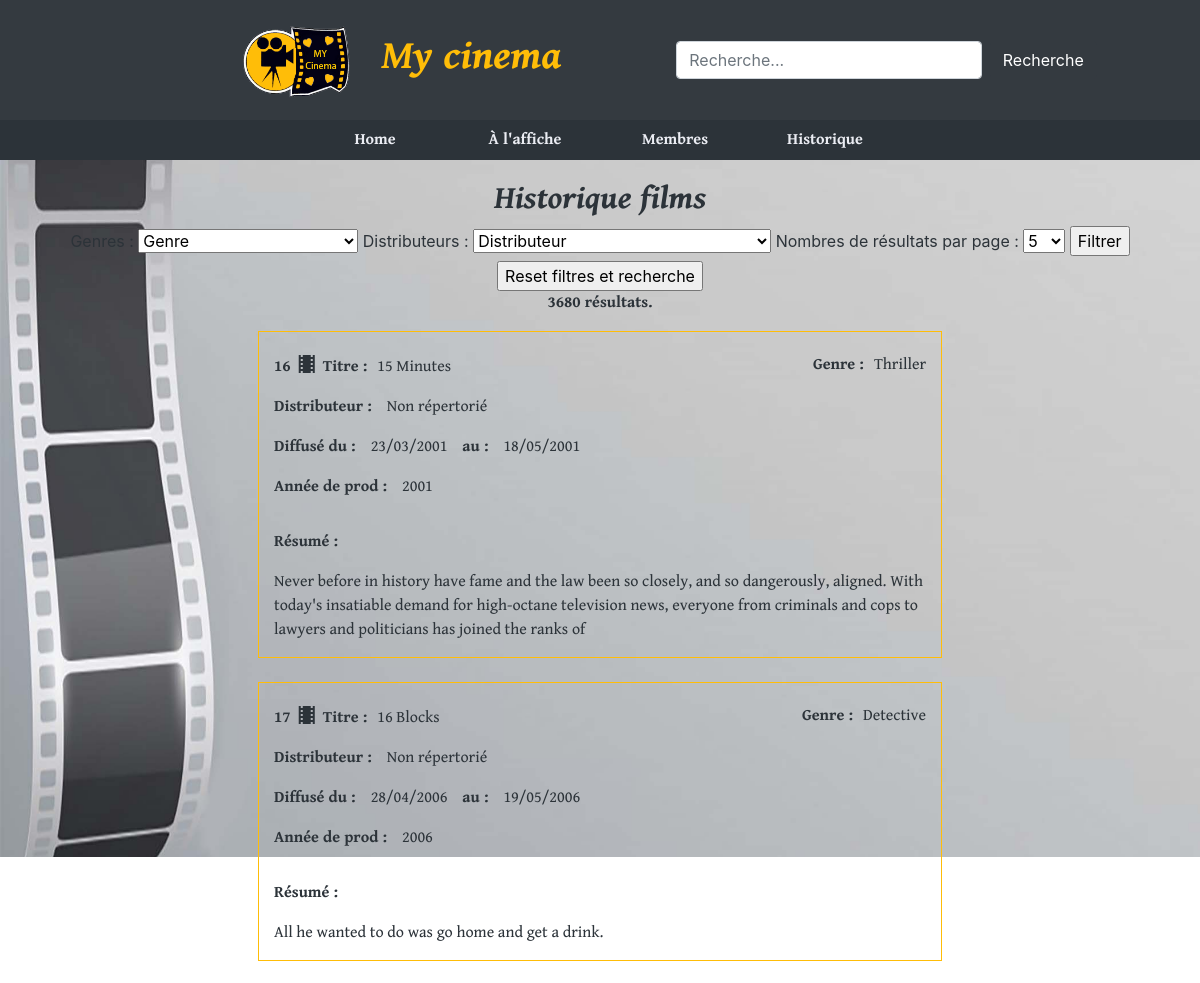
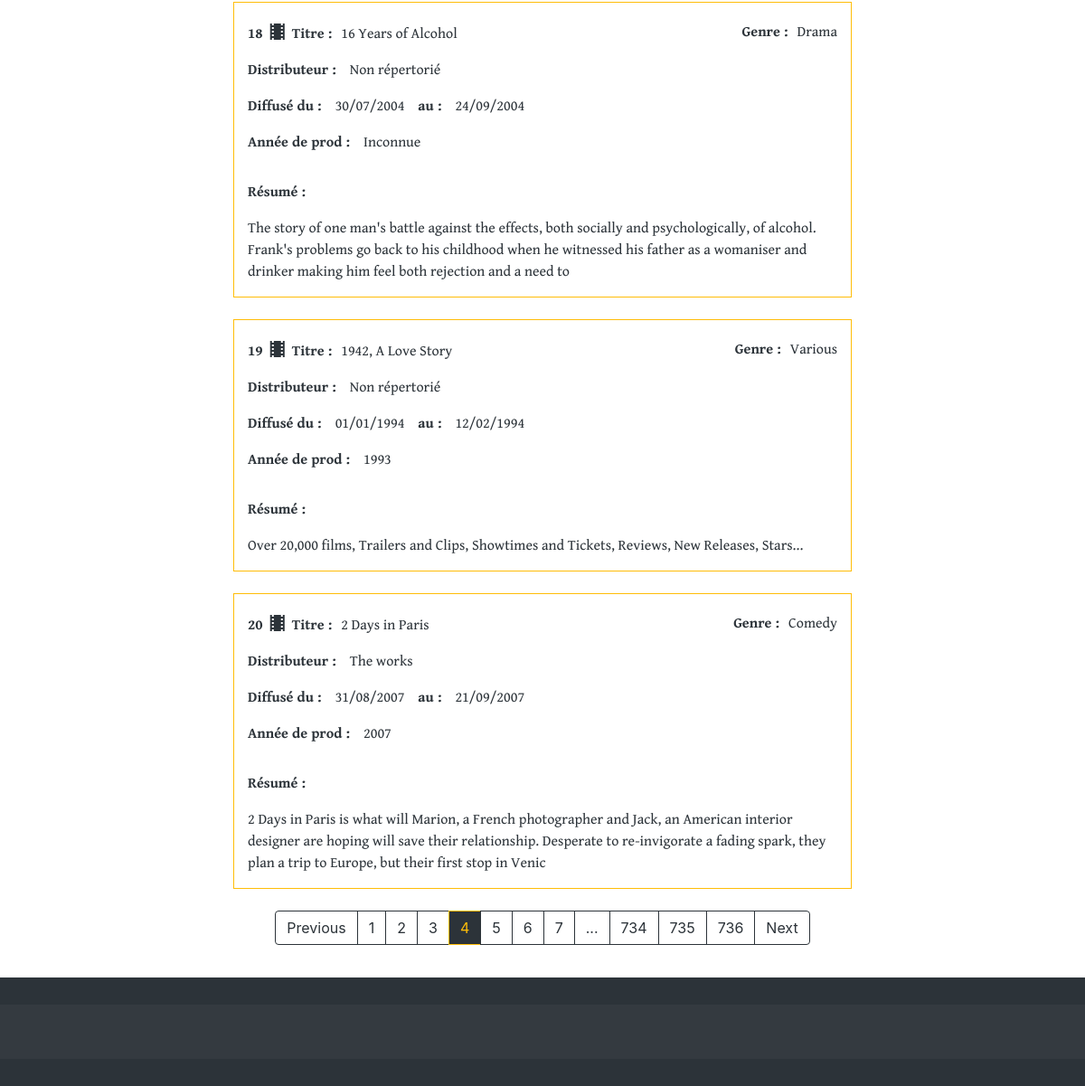
Screenshot of /historique_film.php?page=4&limit_page=5 with the database file from the repository (2 pictures, top to bottom).
### tables this page shows
CREATE TABLE `film` (
  `id_film` int(11) NOT NULL,
  `id_genre` tinyint(4) DEFAULT NULL,
  `id_distrib` int(11) DEFAULT NULL,
  `titre` varchar(255) NOT NULL,
  `resum` varchar(255) NOT NULL,
  `date_debut_affiche` date NOT NULL,
  `date_fin_affiche` date NOT NULL,
  `duree_min` int(11) NOT NULL,
  `annee_prod` int(11) DEFAULT NULL
);

CREATE TABLE `genre` (
  `id_genre` tinyint(4) NOT NULL,
  `nom` varchar(255) NOT NULL
);

CREATE TABLE `distrib` (
  `id_distrib` int(11) NOT NULL,
  `nom` varchar(255) NOT NULL,
  `telephone` varchar(255) NOT NULL,
  `adresse` varchar(255) NOT NULL,
  `cpostal` varchar(255) NOT NULL,
  `ville` varchar(255) NOT NULL,
  `pays` varchar(255) NOT NULL
);

### includes/functions_query.php (called while the page is built, shortened)
<?php
function create_query_historique($bdd)
{
    $query = ' SELECT film.titre, film.resum, film.date_debut_affiche,
    film.date_fin_affiche, film.annee_prod, film.id_film,
    genre.nom, distrib.nom FROM film
    LEFT JOIN distrib ON film.id_distrib = distrib.id_distrib
    LEFT JOIN genre ON film.id_genre = genre.id_genre';
    $query .= ' ORDER BY film.titre;';
    return $bdd->query($query);
}

### includes/functions.php (called while the page is built, shortened)
<?php
if (isset($_GET['limit_page']))
{
    $limit = $_GET['limit_page'];
}
else
{
    $limit = 5;
}

### historique_film.php (the view, shortened to what this page needs)
<?php
include 'includes/menu.php';
?>
<div class="div_body">
    <div class="container">
        <h2 class="row justify-content-center titre_2">Historique films</h2>
        <div class="row justify-content-center">
            <div class="filters row">
                <form action="" method="get">
                    <label for="genre">Genres :</label>
                    <select name="genre">
                        <?php
                        echo "<option value=\"\">Genre</option>";
                        ?>
                    </select>
                    <label for="distrib">Distributeurs :</label>
                    <select name="distrib">
                        <?php
                        echo "<option value=\"\">Distributeur</option>";
                        ?>
                    </select>
                    <label for="limit_page">Nombres de résultats par page :</label>
                    <select name="limit_page">
                        <option value="5">5</option>
                    </select>
                    <input type="submit" value="Filtrer">
                </div>
                <form class="input_reset" action="" method="get">
                    <input type="submit" value ="Reset filtres et recherche">
                </form>
            <div class="all_donnees">
                <?php
                    include 'includes/donnees_work_historique.php';
                ?>
            </div>
        </div>
        <nav aria-label="Pagination">
        <ul class="pagination justify-content-center">
            <?php
                include 'includes/pagination.php';
            ?>
        </ul>
        </nav>
    </div>
</div>
<?php
include 'includes/footer.php';
?>

### includes/donnees_work_historique.php (shortened to what this page needs)
<?php
$i = 0;
$result = create_query_historique($bdd);
echo "<div class=\"row justify-content-center\"><p class=\"bold\">" . $result->rowcount() . " résultats.</p></div>";
if ($result != null)
{
    $new_limit = $_GET['page']*$limit;
    while (($donnees = $result->fetch()) && $i < $new_limit)
    {
        $i++;
        if ($i > $new_limit-$limit)
        {
            if ($donnees['annee_prod'] == 0)
            {
                $donnees['annee_prod'] = "Inconnue";
            }
            if ($donnees['nom'] === null)
            {
                $donnees['nom'] = "Non répertorié";
            }
            if ($page_actual != "ajout_historique_membre.php")
            {
                echo "<div class=\"affichage\"><div class=\"row align_left\"><p class=\"bold\">".$i."
                <i class=\"material-icons\">&#xe54d;</i> Titre : </p>
                <p class=\"align_p\"> " . $donnees['titre'] . " </p></div>
                <div class=\"row align_right\"><p class=\"bold align_p\">  Genre : </p>
                <p class=\"align_p\">" . ucfirst($donnees[6]) . "</p></div>
                <div class=\"row align_left\"><p class=\"bold\">  Distributeur : </p>
                <p class=\"align_left\">" . ucfirst($donnees['nom']) . "</p></div>
                <div class=\"row align_left\"><p class=\"bold\">  Diffusé du : </p>
                <p class=\"align_left\">" . date("d/m/Y", strtotime($donnees['date_debut_affiche'])) . "</p>
                <p class=\"bold align_left\">  au : </p>
                <p class=\"align_left\">" . date("d/m/Y", strtotime($donnees['date_fin_affiche'])) . "</p></div>
                <div class=\"row align_left\"><p class=\"bold\"> Année de prod : </p>
                <p class=\"align_left\">" . $donnees['annee_prod'] . "</p></div>
                <div class=\"resum\"><p class=\"bold\">Résumé : </p>" . $donnees['resum'] . "</div>
                </div><br />";
            }
        }
    }
}
else
{
    echo "<div class=\"no_result\">Aucun résultat trouvé...</div>";
    $pages = 1;
}

### style.css (style rules this page uses)
.titre_2 { font-family: 'GenBkBasBI.ttf'; color: #2C3339; }
.div_body { padding-top: 20px; padding-bottom: 20px; background-image: url('images/fond_center3.jpg'); background-attachment: fixed; background-repeat: no-repeat; background-size: 100%; color: #2C3339; width: 100%; min-height: 700px; }
.all_donnees { width: 60%; }
.affichage { font-family: 'GenBkBasR.ttf'; border: 1px solid #ffbd08; padding-top: 15px; }
.resum { padding: 15px; }
.bold { font-family: 'GenBkBasB.ttf'; }
.align_p { margin-left: 10px; margin-top: 8px; }
.align_left { margin-left: 15px; }
.align_right { float: right; position: relative; right: 30px; bottom: 50px; max-width: 200px; }
.material-icons { position: relative; top: 5px; }
.pagination { margin-bottom: 0; }

### rows the page displays
film: titre "15 Minutes", id_genre.nom "Thriller", nom "Non répertorié", date_debut_affiche "23/03/2001", date_fin_affiche "18/05/2001", annee_prod "2001", resum "Never before in history have fame and the law been so closely, and so dangerously, aligned. With today's insatiable demand for high-octane television news, everyone from criminals and cops to lawyers and politicians has joined the ranks of"
film: titre "16 Blocks", id_genre.nom "Detective", nom "Non répertorié", date_debut_affiche "28/04/2006", date_fin_affiche "19/05/2006", annee_prod "2006", resum "All he wanted to do was go home and get a drink."
film: titre "16 Years of Alcohol", id_genre.nom "Drama", nom "Non répertorié", date_debut_affiche "30/07/2004", date_fin_affiche "24/09/2004", annee_prod "Inconnue", resum "The story of one man's battle against the effects, both socially and psychologically, of alcohol. Frank's problems go back to his childhood when he witnessed his father as a womaniser and drinker making him feel both rejection and a need to"
film: titre "1942, A Love Story", id_genre.nom "Various", nom "Non répertorié", date_debut_affiche "01/01/1994", date_fin_affiche "12/02/1994", annee_prod "1993", resum "Over 20,000 films, Trailers and Clips, Showtimes and Tickets, Reviews, New Releases, Stars..."
film: titre "2 Days in Paris", id_genre.nom "Comedy", id_distrib.nom "The works", date_debut_affiche "31/08/2007", date_fin_affiche "21/09/2007", annee_prod "2007", resum "2 Days in Paris is what will Marion, a French photographer and Jack, an American interior designer are hoping will save their relationship. Desperate to re-invigorate a fading spark, they plan a trip to Europe, but their first stop in Venic"

### other values shown
$result->rowcount() "3680"
